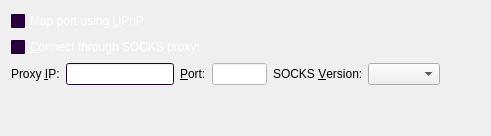
     <widget class="QWidget" name="tabNetwork">
      <attribute name="title">
       <string>&amp;Network</string>
      </attribute>
      <layout class="QVBoxLayout" name="verticalLayout_Network">
       <item>
        <widget class="QCheckBox" name="mapPortUpnp">
         <property name="palette">
          <palette>
           <active>
            <colorrole role="WindowText">
             <brush brushstyle="SolidPattern">
              <color alpha="255">
               <red>255</red>
               <green>255</green>
               <blue>255</blue>
              </color>
             </brush>
            </colorrole>
            <colorrole role="Button">
             <brush brushstyle="SolidPattern">
              <color alpha="255">
               <red>41</red>
               <green>0</green>
               <blue>64</blue>
              </color>
             </brush>
            </colorrole>
            <colorrole role="Text">
             <brush brushstyle="SolidPattern">
              <color alpha="255">
               <red>255</red>
               <green>255</green>
               <blue>255</blue>
              </color>
             </brush>
            </colorrole>
            <colorrole role="ButtonText">
             <brush brushstyle="SolidPattern">
              <color alpha="255">
               <red>255</red>
               <green>255</green>
               <blue>255</blue>
              </color>
             </brush>
            </colorrole>
            <colorrole role="Base">
             <brush brushstyle="SolidPattern">
              <color alpha="255">
               <red>41</red>
               <green>0</green>
               <blue>64</blue>
              </color>
             </brush>
            </colorrole>
            <colorrole role="Window">
             <brush brushstyle="SolidPattern">
              <color alpha="255">
               <red>41</red>
               <green>0</green>
               <blue>64</blue>
              </color>
             </brush>
            </colorrole>
           </active>
           <inactive>
            <colorrole role="WindowText">
             <brush brushstyle="SolidPattern">
              <color alpha="255">
               <red>255</red>
               <green>255</green>
               <blue>255</blue>
              </color>
             </brush>
            </colorrole>
            <colorrole role="Button">
             <brush brushstyle="SolidPattern">
              <color alpha="255">
               <red>41</red>
               <green>0</green>
               <blue>64</blue>
              </color>
             </brush>
            </colorrole>
            <colorrole role="Text">
             <brush brushstyle="SolidPattern">
              <color alpha="255">
               <red>255</red>
               <green>255</green>
               <blue>255</blue>
              </color>
             </brush>
            </colorrole>
            <colorrole role="ButtonText">
             <brush brushstyle="SolidPattern">
              <color alpha="255">
               <red>255</red>
               <green>255</green>
               <blue>255</blue>
              </color>
             </brush>
            </colorrole>
            <colorrole role="Base">
             <brush brushstyle="SolidPattern">
              <color alpha="255">
               <red>41</red>
               <green>0</green>
               <blue>64</blue>
              </color>
             </brush>
            </colorrole>
            <colorrole role="Window">
             <brush brushstyle="SolidPattern">
              <color alpha="255">
               <red>41</red>
               <green>0</green>
               <blue>64</blue>
              </color>
             </brush>
            </colorrole>
           </inactive>
           <disabled>
            <colorrole role="WindowText">
             <brush brushstyle="SolidPattern">
              <color alpha="255">
               <red>255</red>
               <green>255</green>
               <blue>255</blue>
              </color>
             </brush>
            </colorrole>
            <colorrole role="Button">
             <brush brushstyle="SolidPattern">
              <color alpha="255">
               <red>41</red>
               <green>0</green>
               <blue>64</blue>
              </color>
             </brush>
            </colorrole>
            <colorrole role="Text">
             <brush brushstyle="SolidPattern">
              <color alpha="255">
               <red>255</red>
               <green>255</green>
               <blue>255</blue>
              </color>
             </brush>
            </colorrole>
            <colorrole role="ButtonText">
             <brush brushstyle="SolidPattern">
              <color alpha="255">
               <red>255</red>
               <green>255</green>
               <blue>255</blue>
              </color>
             </brush>
            </colorrole>
            <colorrole role="Base">
             <brush brushstyle="SolidPattern">
              <color alpha="255">
               <red>41</red>
               <green>0</green>
               <blue>64</blue>
              </color>
             </brush>
            </colorrole>
            <colorrole role="Window">
             <brush brushstyle="SolidPattern">
              <color alpha="255">
               <red>41</red>
               <green>0</green>
               <blue>64</blue>
              </color>
             </brush>
            </colorrole>
           </disabled>
          </palette>
         </property>
         <property name="toolTip">
          <string>Automatically open the momentum-beta client port on the router. This only works when your router supports UPnP and it is enabled.</string>
         </property>
         <property name="text">
          <string>Map port using &amp;UPnP</string>
         </property>
        </widget>
       </item>
       <item>
        <widget class="QCheckBox" name="connectSocks">
         <property name="palette">
          <palette>
           <active>
            <colorrole role="WindowText">
             <brush brushstyle="SolidPattern">
              <color alpha="255">
               <red>255</red>
               <green>255</green>
               <blue>255</blue>
              </color>
             </brush>
            </colorrole>
            <colorrole role="Button">
             <brush brushstyle="SolidPattern">
              <color alpha="255">
               <red>41</red>
               <green>0</green>
               <blue>64</blue>
              </color>
             </brush>
            </colorrole>
            <colorrole role="Text">
             <brush brushstyle="SolidPattern">
              <color alpha="255">
               <red>255</red>
               <green>255</green>
               <blue>255</blue>
              </color>
             </brush>
            </colorrole>
            <colorrole role="ButtonText">
             <brush brushstyle="SolidPattern">
              <color alpha="255">
               <red>255</red>
               <green>255</green>
               <blue>255</blue>
              </color>
             </brush>
            </colorrole>
            <colorrole role="Base">
             <brush brushstyle="SolidPattern">
              <color alpha="255">
               <red>41</red>
               <green>0</green>
               <blue>64</blue>
              </color>
             </brush>
            </colorrole>
            <colorrole role="Window">
             <brush brushstyle="SolidPattern">
              <color alpha="255">
               <red>41</red>
               <green>0</green>
               <blue>64</blue>
              </color>
             </brush>
            </colorrole>
           </active>
           <inactive>
            <colorrole role="WindowText">
             <brush brushstyle="SolidPattern">
              <color alpha="255">
               <red>255</red>
               <green>255</green>
               <blue>255</blue>
              </color>
             </brush>
            </colorrole>
            <colorrole role="Button">
             <brush brushstyle="SolidPattern">
              <color alpha="255">
               <red>41</red>
               <green>0</green>
               <blue>64</blue>
              </color>
             </brush>
            </colorrole>
            <colorrole role="Text">
             <brush brushstyle="SolidPattern">
              <color alpha="255">
               <red>255</red>
               <green>255</green>
               <blue>255</blue>
              </color>
             </brush>
            </colorrole>
            <colorrole role="ButtonText">
             <brush brushstyle="SolidPattern">
              <color alpha="255">
               <red>255</red>
               <green>255</green>
               <blue>255</blue>
              </color>
             </brush>
            </colorrole>
            <colorrole role="Base">
             <brush brushstyle="SolidPattern">
              <color alpha="255">
               <red>41</red>
               <green>0</green>
               <blue>64</blue>
              </color>
             </brush>
            </colorrole>
            <colorrole role="Window">
             <brush brushstyle="SolidPattern">
              <color alpha="255">
               <red>41</red>
               <green>0</green>
               <blue>64</blue>
              </color>
             </brush>
            </colorrole>
           </inactive>
           <disabled>
            <colorrole role="WindowText">
             <brush brushstyle="SolidPattern">
              <color alpha="255">
               <red>255</red>
               <green>255</green>
               <blue>255</blue>
              </color>
             </brush>
            </colorrole>
            <colorrole role="Button">
             <brush brushstyle="SolidPattern">
              <color alpha="255">
               <red>41</red>
               <green>0</green>
               <blue>64</blue>
              </color>
             </brush>
            </colorrole>
            <colorrole role="Text">
             <brush brushstyle="SolidPattern">
              <color alpha="255">
               <red>255</red>
               <green>255</green>
               <blue>255</blue>
              </color>
             </brush>
            </colorrole>
            <colorrole role="ButtonText">
             <brush brushstyle="SolidPattern">
              <color alpha="255">
               <red>255</red>
               <green>255</green>
               <blue>255</blue>
              </color>
             </brush>
            </colorrole>
            <colorrole role="Base">
             <brush brushstyle="SolidPattern">
              <color alpha="255">
               <red>41</red>
               <green>0</green>
               <blue>64</blue>
              </color>
             </brush>
            </colorrole>
            <colorrole role="Window">
             <brush brushstyle="SolidPattern">
              <color alpha="255">
               <red>41</red>
               <green>0</green>
               <blue>64</blue>
              </color>
             </brush>
            </colorrole>
           </disabled>
          </palette>
         </property>
         <property name="toolTip">
          <string>Connect to the momentum-beta network through a SOCKS proxy (e.g. when connecting through Tor).</string>
         </property>
         <property name="text">
          <string>&amp;Connect through SOCKS proxy:</string>
         </property>
        </widget>
       </item>
       <item>
        <layout class="QHBoxLayout" name="horizontalLayout_Network">
         <item>
          <widget class="QLabel" name="proxyIpLabel">
           <property name="text">
            <string>Proxy &amp;IP:</string>
           </property>
           <property name="textFormat">
            <enum>Qt::PlainText</enum>
           </property>
           <property name="buddy">
            <cstring>proxyIp</cstring>
           </property>
          </widget>
         </item>
         <item>
          <widget class="QValidatedLineEdit" name="proxyIp">
           <property name="maximumSize">
            <size>
             <width>140</width>
             <height>16777215</height>
            </size>
           </property>
           <property name="palette">
            <palette>
             <active>
              <colorrole role="WindowText">
               <brush brushstyle="SolidPattern">
                <color alpha="255">
                 <red>255</red>
                 <green>255</green>
                 <blue>255</blue>
                </color>
               </brush>
              </colorrole>
              <colorrole role="Button">
               <brush brushstyle="SolidPattern">
                <color alpha="255">
                 <red>41</red>
                 <green>0</green>
                 <blue>64</blue>
                </color>
               </brush>
              </colorrole>
              <colorrole role="Text">
               <brush brushstyle="SolidPattern">
                <color alpha="255">
                 <red>255</red>
                 <green>255</green>
                 <blue>255</blue>
                </color>
               </brush>
              </colorrole>
              <colorrole role="ButtonText">
               <brush brushstyle="SolidPattern">
                <color alpha="255">
                 <red>255</red>
                 <green>255</green>
                 <blue>255</blue>
                </color>
               </brush>
              </colorrole>
              <colorrole role="Base">
               <brush brushstyle="SolidPattern">
                <color alpha="255">
                 <red>255</red>
                 <green>255</green>
                 <blue>255</blue>
                </color>
               </brush>
              </colorrole>
              <colorrole role="Window">
               <brush brushstyle="SolidPattern">
                <color alpha="255">
                 <red>41</red>
                 <green>0</green>
                 <blue>64</blue>
                </color>
               </brush>
              </colorrole>
             </active>
             <inactive>
              <colorrole role="WindowText">
               <brush brushstyle="SolidPattern">
                <color alpha="255">
                 <red>255</red>
                 <green>255</green>
                 <blue>255</blue>
                </color>
               </brush>
              </colorrole>
              <colorrole role="Button">
               <brush brushstyle="SolidPattern">
                <color alpha="255">
                 <red>41</red>
                 <green>0</green>
                 <blue>64</blue>
                </color>
               </brush>
              </colorrole>
              <colorrole role="Text">
               <brush brushstyle="SolidPattern">
                <color alpha="255">
                 <red>255</red>
                 <green>255</green>
                 <blue>255</blue>
                </color>
               </brush>
              </colorrole>
              <colorrole role="ButtonText">
               <brush brushstyle="SolidPattern">
                <color alpha="255">
                 <red>255</red>
                 <green>255</green>
                 <blue>255</blue>
                </color>
               </brush>
              </colorrole>
              <colorrole role="Base">
               <brush brushstyle="SolidPattern">
                <color alpha="255">
                 <red>255</red>
                 <green>255</green>
                 <blue>255</blue>
                </color>
               </brush>
              </colorrole>
              <colorrole role="Window">
               <brush brushstyle="SolidPattern">
                <color alpha="255">
                 <red>41</red>
                 <green>0</green>
                 <blue>64</blue>
                </color>
               </brush>
              </colorrole>
             </inactive>
             <disabled>
              <colorrole role="WindowText">
               <brush brushstyle="SolidPattern">
                <color alpha="255">
                 <red>255</red>
                 <green>255</green>
                 <blue>255</blue>
                </color>
               </brush>
              </colorrole>
              <colorrole role="Button">
               <brush brushstyle="SolidPattern">
                <color alpha="255">
                 <red>41</red>
                 <green>0</green>
                 <blue>64</blue>
                </color>
               </brush>
              </colorrole>
              <colorrole role="Text">
               <brush brushstyle="SolidPattern">
                <color alpha="255">
                 <red>255</red>
                 <green>255</green>
                 <blue>255</blue>
                </color>
               </brush>
              </colorrole>
              <colorrole role="ButtonText">
               <brush brushstyle="SolidPattern">
                <color alpha="255">
                 <red>255</red>
                 <green>255</green>
                 <blue>255</blue>
                </color>
               </brush>
              </colorrole>
              <colorrole role="Base">
               <brush brushstyle="SolidPattern">
                <color alpha="255">
                 <red>41</red>
                 <green>0</green>
                 <blue>64</blue>
                </color>
               </brush>
              </colorrole>
              <colorrole role="Window">
               <brush brushstyle="SolidPattern">
                <color alpha="255">
                 <red>41</red>
                 <green>0</green>
                 <blue>64</blue>
                </color>
               </brush>
              </colorrole>
             </disabled>
            </palette>
           </property>
           <property name="toolTip">
            <string>IP address of the proxy (e.g. 127.0.0.1)</string>
           </property>
          </widget>
         </item>
         <item>
          <widget class="QLabel" name="proxyPortLabel">
           <property name="text">
            <string>&amp;Port:</string>
           </property>
           <property name="textFormat">
            <enum>Qt::PlainText</enum>
           </property>
           <property name="buddy">
            <cstring>proxyPort</cstring>
           </property>
          </widget>
         </item>
         <item>
          <widget class="QLineEdit" name="proxyPort">
           <property name="maximumSize">
            <size>
             <width>55</width>
             <height>16777215</height>
            </size>
           </property>
           <property name="palette">
            <palette>
             <active>
              <colorrole role="WindowText">
               <brush brushstyle="SolidPattern">
                <color alpha="255">
                 <red>255</red>
                 <green>255</green>
                 <blue>255</blue>
                </color>
               </brush>
              </colorrole>
              <colorrole role="Button">
               <brush brushstyle="SolidPattern">
                <color alpha="255">
                 <red>41</red>
                 <green>0</green>
                 <blue>64</blue>
                </color>
               </brush>
              </colorrole>
              <colorrole role="Text">
               <brush brushstyle="SolidPattern">
                <color alpha="255">
                 <red>255</red>
                 <green>255</green>
                 <blue>255</blue>
                </color>
               </brush>
              </colorrole>
              <colorrole role="ButtonText">
               <brush brushstyle="SolidPattern">
                <color alpha="255">
                 <red>255</red>
                 <green>255</green>
                 <blue>255</blue>
                </color>
               </brush>
              </colorrole>
              <colorrole role="Base">
               <brush brushstyle="SolidPattern">
                <color alpha="255">
                 <red>255</red>
                 <green>255</green>
                 <blue>255</blue>
                </color>
               </brush>
              </colorrole>
              <colorrole role="Window">
               <brush brushstyle="SolidPattern">
                <color alpha="255">
                 <red>255</red>
                 <green>255</green>
                 <blue>255</blue>
                </color>
               </brush>
              </colorrole>
             </active>
             <inactive>
              <colorrole role="WindowText">
               <brush brushstyle="SolidPattern">
                <color alpha="255">
                 <red>255</red>
                 <green>255</green>
                 <blue>255</blue>
                </color>
               </brush>
              </colorrole>
              <colorrole role="Button">
               <brush brushstyle="SolidPattern">
                <color alpha="255">
                 <red>41</red>
                 <green>0</green>
                 <blue>64</blue>
                </color>
               </brush>
              </colorrole>
              <colorrole role="Text">
               <brush brushstyle="SolidPattern">
                <color alpha="255">
                 <red>255</red>
                 <green>255</green>
                 <blue>255</blue>
                </color>
               </brush>
              </colorrole>
              <colorrole role="ButtonText">
               <brush brushstyle="SolidPattern">
                <color alpha="255">
                 <red>255</red>
                 <green>255</green>
                 <blue>255</blue>
                </color>
               </brush>
              </colorrole>
              <colorrole role="Base">
               <brush brushstyle="SolidPattern">
                <color alpha="255">
                 <red>255</red>
                 <green>255</green>
                 <blue>255</blue>
                </color>
               </brush>
              </colorrole>
              <colorrole role="Window">
               <brush brushstyle="SolidPattern">
                <color alpha="255">
                 <red>255</red>
                 <green>255</green>
                 <blue>255</blue>
                </color>
               </brush>
              </colorrole>
             </inactive>
             <disabled>
              <colorrole role="WindowText">
               <brush brushstyle="SolidPattern">
                <color alpha="255">
                 <red>255</red>
                 <green>255</green>
                 <blue>255</blue>
                </color>
               </brush>
              </colorrole>
              <colorrole role="Button">
               <brush brushstyle="SolidPattern">
                <color alpha="255">
                 <red>41</red>
                 <green>0</green>
                 <blue>64</blue>
                </color>
               </brush>
              </colorrole>
              <colorrole role="Text">
               <brush brushstyle="SolidPattern">
                <color alpha="255">
                 <red>255</red>
                 <green>255</green>
                 <blue>255</blue>
                </color>
               </brush>
              </colorrole>
              <colorrole role="ButtonText">
               <brush brushstyle="SolidPattern">
                <color alpha="255">
                 <red>255</red>
                 <green>255</green>
                 <blue>255</blue>
                </color>
               </brush>
              </colorrole>
              <colorrole role="Base">
               <brush brushstyle="SolidPattern">
                <color alpha="255">
                 <red>255</red>
                 <green>255</green>
                 <blue>255</blue>
                </color>
               </brush>
              </colorrole>
              <colorrole role="Window">
               <brush brushstyle="SolidPattern">
                <color alpha="255">
                 <red>255</red>
                 <green>255</green>
                 <blue>255</blue>
                </color>
               </brush>
              </colorrole>
             </disabled>
            </palette>
           </property>
           <property name="toolTip">
            <string>Port of the proxy (e.g. 9050)</string>
           </property>
          </widget>
         </item>
         <item>
          <widget class="QLabel" name="socksVersionLabel">
           <property name="text">
            <string>SOCKS &amp;Version:</string>
           </property>
           <property name="textFormat">
            <enum>Qt::PlainText</enum>
           </property>
           <property name="buddy">
            <cstring>socksVersion</cstring>
           </property>
          </widget>
         </item>
         <item>
          <widget class="QValueComboBox" name="socksVersion">
           <property name="toolTip">
            <string>SOCKS version of the proxy (e.g. 5)</string>
           </property>
          </widget>
         </item>
         <item>
          <spacer name="horizontalSpacer_Network">
           <property name="orientation">
            <enum>Qt::Horizontal</enum>
           </property>
           <property name="sizeHint" stdset="0">
            <size>
             <width>40</width>
             <height>20</height>
            </size>
           </property>
          </spacer>
         </item>
        </layout>
       </item>
       <item>
        <spacer name="verticalSpacer_Network">
         <property name="orientation">
          <enum>Qt::Vertical</enum>
         </property>
         <property name="sizeHint" stdset="0">
          <size>
           <width>20</width>
           <height>40</height>
          </size>
         </property>
        </spacer>
       </item>
      </layout>
     </widget>
